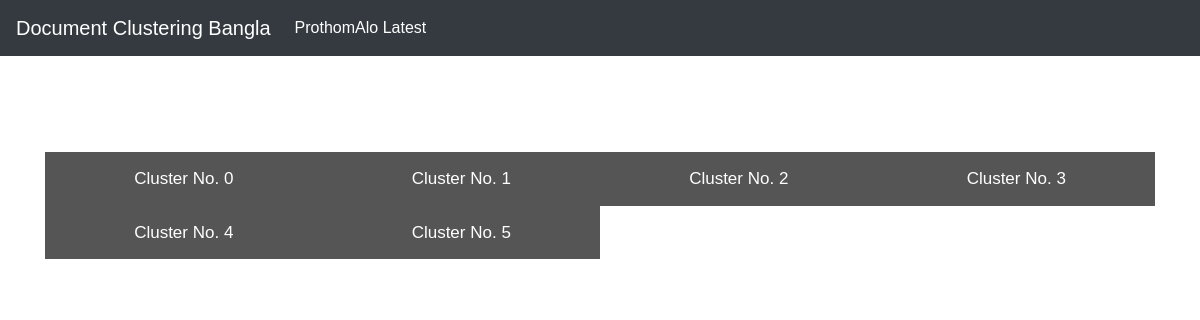
Page /viewprothomalo on the committed database.
### blog/models.py (models this page shows, shortened)
class Pcluster(models.Model):
    cluster_no = models.IntegerField(default=0, unique=True)
    item_count = models.IntegerField(default = 0)
    total_unit = models.IntegerField(default = 0)

### blog/views.py (the view)
# urls.py: path('viewprothomalo', views.viewprothomalo, name = 'viewprothomalo'),
def viewprothomalo(request):
    clusters= Pcluster.objects.all()
    blusters= Cluster.objects.all()
    mylist = zip(clusters, blusters)
    context = {'mylist':mylist}
    return render(request, 'prothomalo.html',context)

### blog/templates/prothomalo.html (shortened to what this page needs)
{% extends 'base.html' %}
{% block body %}
<br>
<br>
<br>
{% for cluster, bluster in mylist %}
<button class="tablink" onclick="openPage('{{forloop.counter}}', this, 'red')">Cluster No. {{cluster.cluster_no}}</button>
{% endfor %}
{% endblock %}

### blog/static/css/tabs.css (style rules this page uses)
body, html { height: 100%; margin: 0; font-family: Arial; }
.tablink { background-color: #555; color: rgb(255, 255, 255); float: left; border: none; outline: none; cursor: pointer; padding: 14px 16px; font-size: 17px; width: 25%; }

### rows in the picture
Pcluster: cluster_no "0"
Pcluster: cluster_no "1"
Pcluster: cluster_no "2"
Pcluster: cluster_no "3"
Pcluster: cluster_no "4"
Pcluster: cluster_no "5"
